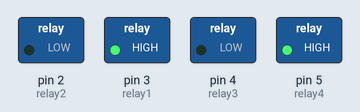
Recording of a sketch running on a simulated Arduino Uno, built with avr-gcc and run on an emulated ATmega328P. On the bench: switched loads named in the sketch (green lamp = pin HIGH).

Above: at 0.1 s.
Timing chart, 0 to 1.6 s (numbered marks = the images above):
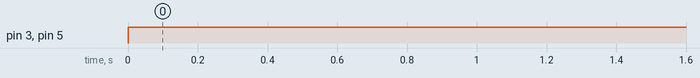

The sketch:

Forward.ino
```cpp
#include <NewPing.h>
int relay1=3;
int relay2=2;
int relay3=4;
int relay4=5;
int echo_front=6;
int trig_front=7;
int echo_left=8;
int trig_left=9;
int echo_right=10;
int trig_right=11;
NewPing front(trig_front, echo_front, 500);
NewPing left(trig_left, echo_left, 500);
NewPing right(trig_right, echo_right, 500);

long dFront,dLeft,dRight;

void setup()
{

  pinMode(trig_front,OUTPUT);
  pinMode(echo_front,INPUT);
  pinMode(trig_left,OUTPUT);
  pinMode(echo_left,INPUT);
  pinMode(trig_right,OUTPUT);
  pinMode(echo_right,INPUT);
  pinMode(relay1,OUTPUT);
  pinMode(relay2,OUTPUT);
  pinMode(relay3,OUTPUT);
  pinMode(relay4,OUTPUT);
}

void loop()
{

    forward();
}

void sensor_front()
{
dFront=front.ping_cm();

}

void sensor_left()
{
dLeft=left.ping_cm();
}

void sensor_right()
{
dRight=right.ping_cm();
}

void forward()
{
digitalWrite(relay1,HIGH);
digitalWrite(relay2,LOW);
digitalWrite(relay3,LOW);
digitalWrite(relay4,HIGH);

}

void stop1()
{
digitalWrite(relay1,LOW);
digitalWrite(relay2,LOW);
digitalWrite(relay3,LOW);
digitalWrite(relay4,LOW);
}

void turnLeft()
{
digitalWrite(relay1,LOW);
digitalWrite(relay2,HIGH);
digitalWrite(relay3,LOW);
digitalWrite(relay4,HIGH);
}

void turnRight()
{
digitalWrite(relay1,HIGH);
digitalWrite(relay2,LOW);
digitalWrite(relay3,HIGH);
digitalWrite(relay4,LOW);
}
```

Measured:
- by itself, pin 3 (relay1), pin 5 (relay4): LOW → HIGH at 0.00 s
